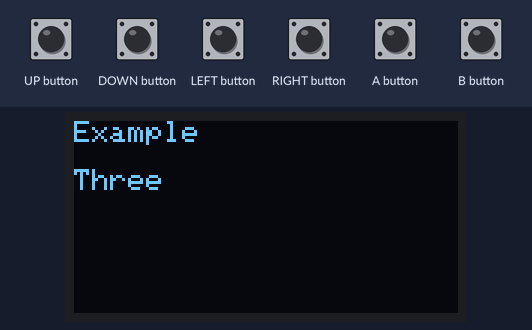
The sketch below on a simulated Arduboy, built with avr-gcc and run on an emulated ATmega32U4. Shown: 128×64 one-colour display. The test bench sets the inputs (shaded band).

Above: at 1.2 s.
1.3 s: UP button pressed for 0.15 s
At 1.7 s:
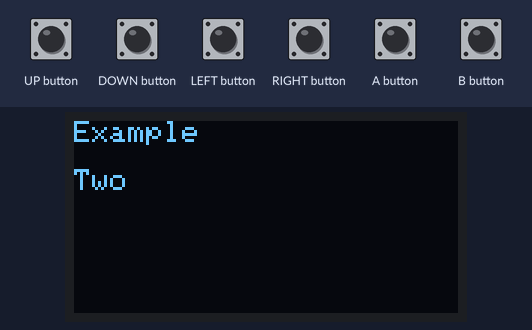
2.9 s: UP button pressed for 1 s
At 3.8 s:
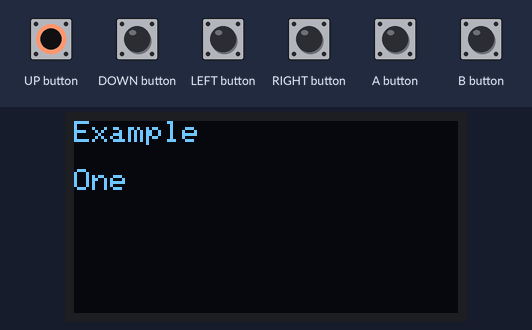
5.4 s: UP button pressed for 0.15 s
At 5.7 s:
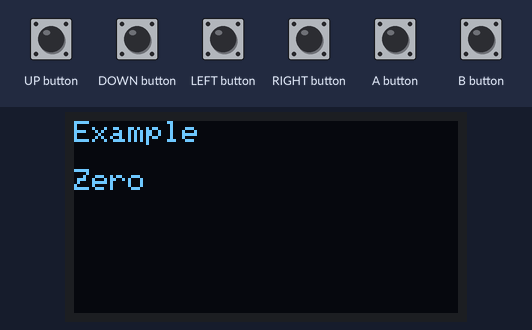
7.0 s: DOWN button pressed for 0.15 s
At 8.2 s:
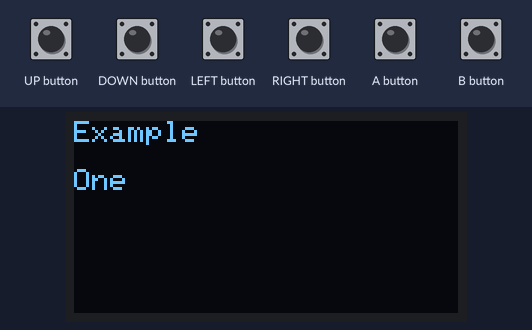
8.6 s: DOWN button pressed for 1 s
At 9.8 s:
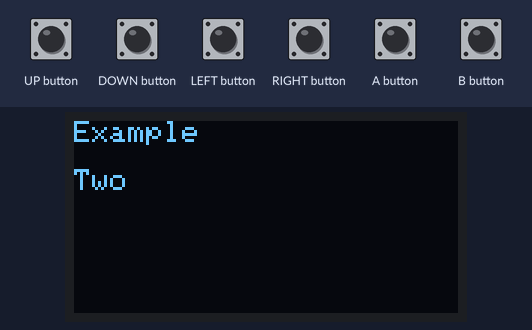
11.1 s: DOWN button pulsed LOW 5 times (0.12 s each, 0.3 s apart)
At 13.6 s:
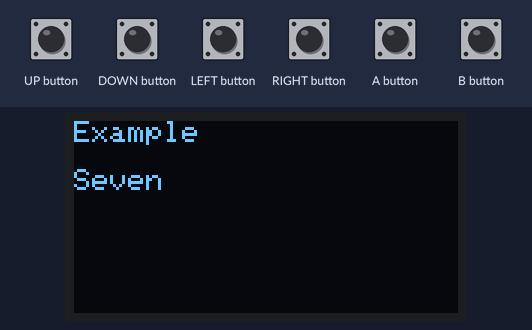
Timing chart, 0 to 15.1 s (numbered marks = the images above; inputs shaded):
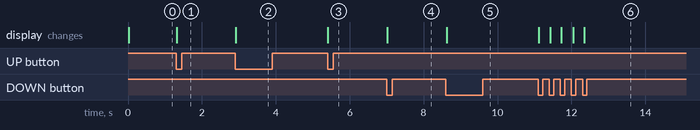

Measured:
- after the input at 1.3 s, the display: changes at once (image 1)
- after the input at 2.9 s, the display: changes at once (image 2)
- after the input at 5.4 s, the display: changes at once (image 3)
- after the input at 7.0 s, the display: changes at once (image 4)
- after the input at 8.6 s, the display: changes at once (image 5)
- after the input at 11.1 s, the display: first changes at once (image 6 shows a later state)

The sketch:

FlashStringDemo.ino
```cpp
#include <Arduboy2.h>

#include "FlashStringHelper.h"

//
// Data
//

// Each string should exist on its own as a char array in progmem.
// Note that these are all implicitly null-terminated.
const char string0[] PROGMEM = "Zero";
const char string1[] PROGMEM = "One";
const char string2[] PROGMEM = "Two";
const char string3[] PROGMEM = "Three";
const char string4[] PROGMEM = "Four";
const char string5[] PROGMEM = "Five";
const char string6[] PROGMEM = "Six";
const char string7[] PROGMEM = "Seven";
const char string8[] PROGMEM = "Eight";
const char string9[] PROGMEM = "Nine";
const char string10[] PROGMEM = "Ten";

// Then there should be an array  holding pointers to each of those char arrays.
// Note the type 'const char * const', this is important.
const char * const strings[] PROGMEM
{
	string0,
	string1,
	string2,
	string3,
	string4,
	string5,
	string6,
	string7,
	string8,
	string9,
	string10,
};

// An example of a lone string for the sake of demonstration.
const char exampleString[] PROGMEM = "Example";

//
// Usage
//

Arduboy2 arduboy;

// Index variable for the sake of demonstration
uint8_t stringIndex = 3;

void setup()
{
	arduboy.begin();
}

void loop()
{
	if(!arduboy.nextFrame())
		return;

	arduboy.pollButtons();

	if(arduboy.justPressed(UP_BUTTON))
	{
		if(stringIndex > 0)
			--stringIndex;
	}

	if(arduboy.justPressed(DOWN_BUTTON))
	{
		if(stringIndex < 10)
			++stringIndex;
	}

	arduboy.clear();

	// `asFlashStringHelper` converts a char array into a printable format.
	// Specifically it converts it to `const __FlashStringHelper *`,
	// a dummy type used by Arduino's `Print` class to recognise a string in progmem.
	arduboy.println(asFlashStringHelper(exampleString));

	// Print a blank line
	arduboy.println();

	// `readFlashStringPointer` reads the pointer out of the array,
	// and then converts it to `const __FlashStringHelper *`.
	arduboy.println(readFlashStringPointer(&strings[stringIndex]));

	arduboy.display();
}
```

FlashStringHelper.h
```cpp
#pragma once

//
// MIT License
//
// Copyright (c) 2020 Pharap (@Pharap)
//
// Permission is hereby granted, free of charge, to any person obtaining a copy
// of this software and associated documentation files (the "Software"), to deal
// in the Software without restriction, including without limitation the rights
// to use, copy, modify, merge, publish, distribute, sublicense, and/or sell
// copies of the Software, and to permit persons to whom the Software is
// furnished to do so, subject to the following conditions:
//
// The above copyright notice and this permission notice shall be included in all
// copies or substantial portions of the Software.
//
// THE SOFTWARE IS PROVIDED "AS IS", WITHOUT WARRANTY OF ANY KIND, EXPRESS OR
// IMPLIED, INCLUDING BUT NOT LIMITED TO THE WARRANTIES OF MERCHANTABILITY,
// FITNESS FOR A PARTICULAR PURPOSE AND NONINFRINGEMENT. IN NO EVENT SHALL THE
// AUTHORS OR COPYRIGHT HOLDERS BE LIABLE FOR ANY CLAIM, DAMAGES OR OTHER
// LIABILITY, WHETHER IN AN ACTION OF CONTRACT, TORT OR OTHERWISE, ARISING FROM,
// OUT OF OR IN CONNECTION WITH THE SOFTWARE OR THE USE OR OTHER DEALINGS IN THE
// SOFTWARE.
//

// Include __FlashStringHelper
#include <WString.h>

//
// FlashStringHelper
//

using FlashStringHelper = const __FlashStringHelper *;

//
// asFlashStringHelper
//

inline FlashStringHelper asFlashStringHelper(const char * flashString) noexcept
{
	return static_cast<FlashStringHelper>(static_cast<const void *>(flashString));
}

inline FlashStringHelper asFlashStringHelper(const unsigned char * flashString) noexcept
{
	return static_cast<FlashStringHelper>(static_cast<const void *>(flashString));
}

inline FlashStringHelper asFlashStringHelper(const signed char * flashString) noexcept
{
	return static_cast<FlashStringHelper>(static_cast<const void *>(flashString));
}

// Include pgm_read_ptr
#include <avr/pgmspace.h>

//
// readFlashString
//

inline FlashStringHelper readFlashStringPointer(const char * const * flashString) noexcept
{
	return static_cast<FlashStringHelper>(pgm_read_ptr(flashString));
}

inline FlashStringHelper readFlashStringPointer(const unsigned char * const * flashString) noexcept
{
	return static_cast<FlashStringHelper>(pgm_read_ptr(flashString));
}

inline FlashStringHelper readFlashStringPointer(const signed char * const * flashString) noexcept
{
	return static_cast<FlashStringHelper>(pgm_read_ptr(flashString));
}
```
